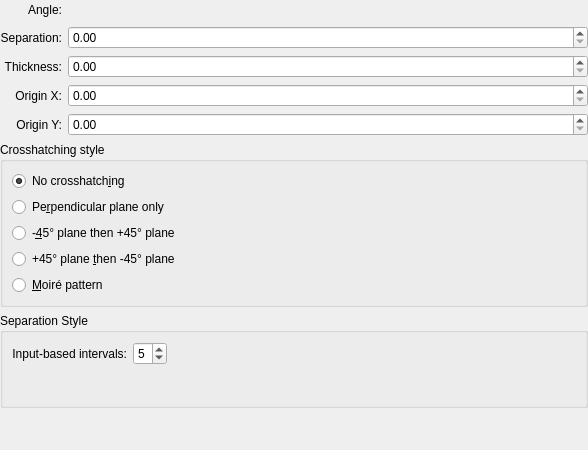
<?xml version="1.0" encoding="UTF-8"?>
<ui version="4.0">
 <author>
    SPDX-FileCopyrightText: none
    SPDX-License-Identifier: GPL-3.0-or-later
  </author>
 <class>WdgHatchingOptions</class>
 <widget class="QWidget" name="WdgHatchingOptions">
  <property name="geometry">
   <rect>
    <x>0</x>
    <y>0</y>
    <width>588</width>
    <height>450</height>
   </rect>
  </property>
  <property name="sizePolicy">
   <sizepolicy hsizetype="Preferred" vsizetype="Preferred">
    <horstretch>0</horstretch>
    <verstretch>0</verstretch>
   </sizepolicy>
  </property>
  <layout class="QVBoxLayout" name="verticalLayout_2">
   <property name="leftMargin">
    <number>0</number>
   </property>
   <property name="topMargin">
    <number>0</number>
   </property>
   <property name="rightMargin">
    <number>0</number>
   </property>
   <property name="bottomMargin">
    <number>0</number>
   </property>
   <item>
    <layout class="QGridLayout" name="gridLayout">
     <item row="0" column="0">
      <widget class="QLabel" name="label_14">
       <property name="sizePolicy">
        <sizepolicy hsizetype="Preferred" vsizetype="Preferred">
         <horstretch>0</horstretch>
         <verstretch>0</verstretch>
        </sizepolicy>
       </property>
       <property name="layoutDirection">
        <enum>Qt::LeftToRight</enum>
       </property>
       <property name="frameShape">
        <enum>QFrame::NoFrame</enum>
       </property>
       <property name="text">
        <string>Angle:</string>
       </property>
       <property name="scaledContents">
        <bool>false</bool>
       </property>
       <property name="alignment">
        <set>Qt::AlignRight|Qt::AlignTrailing|Qt::AlignVCenter</set>
       </property>
      </widget>
     </item>
     <item row="1" column="0">
      <widget class="QLabel" name="label_18">
       <property name="sizePolicy">
        <sizepolicy hsizetype="Preferred" vsizetype="Preferred">
         <horstretch>0</horstretch>
         <verstretch>0</verstretch>
        </sizepolicy>
       </property>
       <property name="text">
        <string>Separation:</string>
       </property>
       <property name="alignment">
        <set>Qt::AlignRight|Qt::AlignTrailing|Qt::AlignVCenter</set>
       </property>
      </widget>
     </item>
     <item row="1" column="1">
      <widget class="KisDoubleSliderSpinBox" name="separationKisDoubleSliderSpinBox" native="true">
       <property name="sizePolicy">
        <sizepolicy hsizetype="Minimum" vsizetype="Expanding">
         <horstretch>1</horstretch>
         <verstretch>1</verstretch>
        </sizepolicy>
       </property>
       <property name="minimumSize">
        <size>
         <width>0</width>
         <height>20</height>
        </size>
       </property>
       <property name="maximumSize">
        <size>
         <width>16777215</width>
         <height>23</height>
        </size>
       </property>
      </widget>
     </item>
     <item row="2" column="0">
      <widget class="QLabel" name="label_20">
       <property name="sizePolicy">
        <sizepolicy hsizetype="Preferred" vsizetype="Preferred">
         <horstretch>0</horstretch>
         <verstretch>0</verstretch>
        </sizepolicy>
       </property>
       <property name="text">
        <string>Thickness:</string>
       </property>
       <property name="alignment">
        <set>Qt::AlignRight|Qt::AlignTrailing|Qt::AlignVCenter</set>
       </property>
      </widget>
     </item>
     <item row="2" column="1">
      <widget class="KisDoubleSliderSpinBox" name="thicknessKisDoubleSliderSpinBox" native="true">
       <property name="sizePolicy">
        <sizepolicy hsizetype="Minimum" vsizetype="Expanding">
         <horstretch>1</horstretch>
         <verstretch>1</verstretch>
        </sizepolicy>
       </property>
       <property name="minimumSize">
        <size>
         <width>0</width>
         <height>20</height>
        </size>
       </property>
       <property name="maximumSize">
        <size>
         <width>16777215</width>
         <height>23</height>
        </size>
       </property>
      </widget>
     </item>
     <item row="3" column="0">
      <widget class="QLabel" name="label_22">
       <property name="sizePolicy">
        <sizepolicy hsizetype="Preferred" vsizetype="Preferred">
         <horstretch>0</horstretch>
         <verstretch>0</verstretch>
        </sizepolicy>
       </property>
       <property name="text">
        <string>Origin X:</string>
       </property>
       <property name="alignment">
        <set>Qt::AlignRight|Qt::AlignTrailing|Qt::AlignVCenter</set>
       </property>
      </widget>
     </item>
     <item row="3" column="1">
      <widget class="KisDoubleSliderSpinBox" name="originXKisDoubleSliderSpinBox" native="true">
       <property name="sizePolicy">
        <sizepolicy hsizetype="Minimum" vsizetype="Expanding">
         <horstretch>1</horstretch>
         <verstretch>1</verstretch>
        </sizepolicy>
       </property>
       <property name="minimumSize">
        <size>
         <width>0</width>
         <height>20</height>
        </size>
       </property>
       <property name="maximumSize">
        <size>
         <width>16777215</width>
         <height>23</height>
        </size>
       </property>
      </widget>
     </item>
     <item row="4" column="0">
      <widget class="QLabel" name="label_24">
       <property name="sizePolicy">
        <sizepolicy hsizetype="Preferred" vsizetype="Preferred">
         <horstretch>0</horstretch>
         <verstretch>0</verstretch>
        </sizepolicy>
       </property>
       <property name="text">
        <string>Origin Y:</string>
       </property>
       <property name="alignment">
        <set>Qt::AlignRight|Qt::AlignTrailing|Qt::AlignVCenter</set>
       </property>
      </widget>
     </item>
     <item row="4" column="1">
      <widget class="KisDoubleSliderSpinBox" name="originYKisDoubleSliderSpinBox" native="true">
       <property name="sizePolicy">
        <sizepolicy hsizetype="Minimum" vsizetype="Expanding">
         <horstretch>1</horstretch>
         <verstretch>1</verstretch>
        </sizepolicy>
       </property>
       <property name="minimumSize">
        <size>
         <width>0</width>
         <height>20</height>
        </size>
       </property>
       <property name="maximumSize">
        <size>
         <width>16777215</width>
         <height>23</height>
        </size>
       </property>
      </widget>
     </item>
     <item row="0" column="1">
      <layout class="QHBoxLayout" name="horizontalLayout">
       <property name="spacing">
        <number>0</number>
       </property>
       <item>
        <widget class="KisAngleSelector" name="angleKisAngleSelector" native="true">
         <property name="minimumSize">
          <size>
           <width>0</width>
           <height>20</height>
          </size>
         </property>
         <property name="maximumSize">
          <size>
           <width>16777215</width>
           <height>23</height>
          </size>
         </property>
        </widget>
       </item>
       <item>
        <spacer name="horizontalSpacer">
         <property name="orientation">
          <enum>Qt::Horizontal</enum>
         </property>
         <property name="sizeHint" stdset="0">
          <size>
           <width>0</width>
           <height>0</height>
          </size>
         </property>
        </spacer>
       </item>
      </layout>
     </item>
    </layout>
   </item>
   <item>
    <widget class="QGroupBox" name="groupBox">
     <property name="minimumSize">
      <size>
       <width>301</width>
       <height>161</height>
      </size>
     </property>
     <property name="title">
      <string>Crosshatching style</string>
     </property>
     <property name="checkable">
      <bool>false</bool>
     </property>
     <property name="checked">
      <bool>false</bool>
     </property>
     <layout class="QVBoxLayout" name="verticalLayout">
      <item>
       <widget class="QRadioButton" name="noCrosshatchingRadioButton">
        <property name="sizePolicy">
         <sizepolicy hsizetype="Maximum" vsizetype="Fixed">
          <horstretch>0</horstretch>
          <verstretch>0</verstretch>
         </sizepolicy>
        </property>
        <property name="minimumSize">
         <size>
          <width>210</width>
          <height>0</height>
         </size>
        </property>
        <property name="text">
         <string>No crosshatch&amp;ing</string>
        </property>
        <property name="checked">
         <bool>true</bool>
        </property>
       </widget>
      </item>
      <item>
       <widget class="QRadioButton" name="perpendicularRadioButton">
        <property name="sizePolicy">
         <sizepolicy hsizetype="Maximum" vsizetype="Fixed">
          <horstretch>0</horstretch>
          <verstretch>0</verstretch>
         </sizepolicy>
        </property>
        <property name="minimumSize">
         <size>
          <width>210</width>
          <height>0</height>
         </size>
        </property>
        <property name="text">
         <string>Pe&amp;rpendicular plane only</string>
        </property>
        <property name="checked">
         <bool>false</bool>
        </property>
       </widget>
      </item>
      <item>
       <widget class="QRadioButton" name="minusThenPlusRadioButton">
        <property name="sizePolicy">
         <sizepolicy hsizetype="Maximum" vsizetype="Fixed">
          <horstretch>0</horstretch>
          <verstretch>0</verstretch>
         </sizepolicy>
        </property>
        <property name="minimumSize">
         <size>
          <width>210</width>
          <height>0</height>
         </size>
        </property>
        <property name="text">
         <string>-&amp;45° plane then +45° plane</string>
        </property>
       </widget>
      </item>
      <item>
       <widget class="QRadioButton" name="plusThenMinusRadioButton">
        <property name="sizePolicy">
         <sizepolicy hsizetype="Maximum" vsizetype="Fixed">
          <horstretch>0</horstretch>
          <verstretch>0</verstretch>
         </sizepolicy>
        </property>
        <property name="minimumSize">
         <size>
          <width>210</width>
          <height>0</height>
         </size>
        </property>
        <property name="text">
         <string>+45° plane &amp;then -45° plane</string>
        </property>
       </widget>
      </item>
      <item>
       <widget class="QRadioButton" name="moirePatternRadioButton">
        <property name="sizePolicy">
         <sizepolicy hsizetype="Maximum" vsizetype="Fixed">
          <horstretch>0</horstretch>
          <verstretch>0</verstretch>
         </sizepolicy>
        </property>
        <property name="minimumSize">
         <size>
          <width>210</width>
          <height>0</height>
         </size>
        </property>
        <property name="text">
         <string>&amp;Moiré pattern</string>
        </property>
       </widget>
      </item>
     </layout>
    </widget>
   </item>
   <item>
    <widget class="QGroupBox" name="groupBox_2">
     <property name="minimumSize">
      <size>
       <width>301</width>
       <height>95</height>
      </size>
     </property>
     <property name="title">
      <string>Separation Style</string>
     </property>
     <property name="checkable">
      <bool>false</bool>
     </property>
     <property name="checked">
      <bool>false</bool>
     </property>
     <layout class="QFormLayout" name="formLayout">
      <item row="0" column="0">
       <widget class="QLabel" name="label">
        <property name="text">
         <string>Input-based intervals:</string>
        </property>
        <property name="alignment">
         <set>Qt::AlignRight|Qt::AlignTrailing|Qt::AlignVCenter</set>
        </property>
       </widget>
      </item>
      <item row="0" column="1">
       <widget class="KisIntParseSpinBox" name="separationIntervalSpinBox">
        <property name="sizePolicy">
         <sizepolicy hsizetype="Maximum" vsizetype="Fixed">
          <horstretch>0</horstretch>
          <verstretch>0</verstretch>
         </sizepolicy>
        </property>
        <property name="accelerated">
         <bool>false</bool>
        </property>
        <property name="keyboardTracking">
         <bool>false</bool>
        </property>
        <property name="minimum">
         <number>2</number>
        </property>
        <property name="maximum">
         <number>7</number>
        </property>
        <property name="value">
         <number>5</number>
        </property>
       </widget>
      </item>
     </layout>
    </widget>
   </item>
   <item>
    <spacer name="verticalSpacer">
     <property name="orientation">
      <enum>Qt::Vertical</enum>
     </property>
     <property name="sizeHint" stdset="0">
      <size>
       <width>0</width>
       <height>0</height>
      </size>
     </property>
    </spacer>
   </item>
  </layout>
 </widget>
 <customwidgets>
  <customwidget>
   <class>KisIntParseSpinBox</class>
   <extends>QSpinBox</extends>
   <header>kis_int_parse_spin_box.h</header>
  </customwidget>
  <customwidget>
   <class>KisDoubleSliderSpinBox</class>
   <extends>QDoubleSpinBox</extends>
   <header>kis_slider_spin_box.h</header>
   <container>1</container>
  </customwidget>
  <customwidget>
   <class>KisAngleSelector</class>
   <extends>QWidget</extends>
   <header location="global">KisAngleSelector.h</header>
   <container>1</container>
  </customwidget>
 </customwidgets>
 <resources/>
 <connections/>
</ui>
